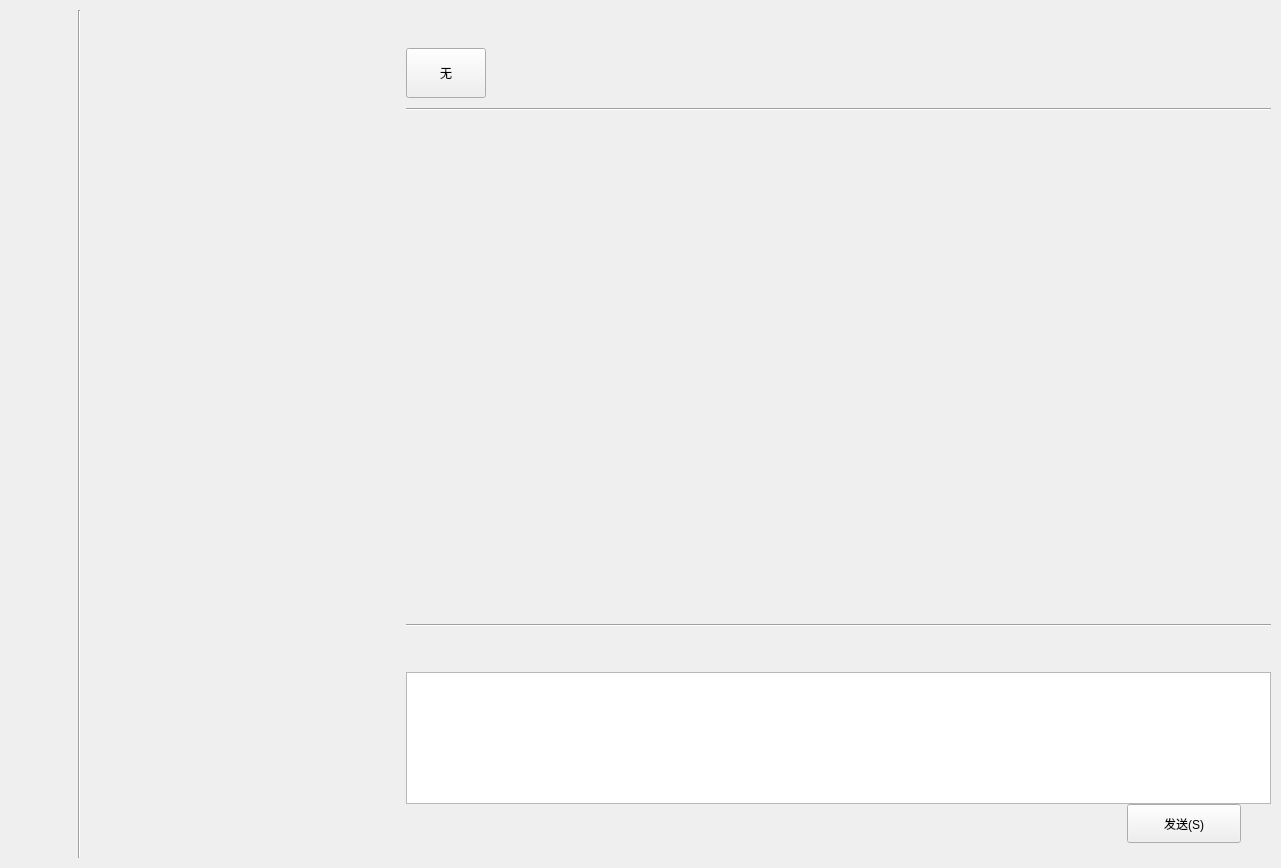
<?xml version="1.0" encoding="UTF-8"?>
<ui version="4.0">
 <class>IMChatWidget</class>
 <widget class="QWidget" name="IMChatWidget">
  <property name="geometry">
   <rect>
    <x>0</x>
    <y>0</y>
    <width>1281</width>
    <height>868</height>
   </rect>
  </property>
  <property name="minimumSize">
   <size>
    <width>932</width>
    <height>737</height>
   </size>
  </property>
  <property name="sizeIncrement">
   <size>
    <width>932</width>
    <height>0</height>
   </size>
  </property>
  <property name="windowTitle">
   <string>Form</string>
  </property>
  <layout class="QHBoxLayout" name="horizontalLayout_2">
   <property name="spacing">
    <number>10</number>
   </property>
   <property name="leftMargin">
    <number>10</number>
   </property>
   <property name="topMargin">
    <number>10</number>
   </property>
   <property name="rightMargin">
    <number>10</number>
   </property>
   <property name="bottomMargin">
    <number>10</number>
   </property>
   <item>
    <layout class="QHBoxLayout" name="horizontalLayout">
     <property name="spacing">
      <number>15</number>
     </property>
     <property name="leftMargin">
      <number>3</number>
     </property>
     <property name="topMargin">
      <number>0</number>
     </property>
     <property name="bottomMargin">
      <number>0</number>
     </property>
     <item>
      <widget class="IMLeftMenuWidget" name="widget_ToolBar" native="true">
       <property name="minimumSize">
        <size>
         <width>50</width>
         <height>0</height>
        </size>
       </property>
       <property name="maximumSize">
        <size>
         <width>50</width>
         <height>16777215</height>
        </size>
       </property>
       <property name="styleSheet">
        <string notr="true"/>
       </property>
      </widget>
     </item>
     <item>
      <widget class="Line" name="line">
       <property name="orientation">
        <enum>Qt::Vertical</enum>
       </property>
      </widget>
     </item>
     <item>
      <widget class="IMChatListWidget" name="widget_ChatListWidget" native="true">
       <property name="minimumSize">
        <size>
         <width>300</width>
         <height>0</height>
        </size>
       </property>
       <property name="maximumSize">
        <size>
         <width>300</width>
         <height>16777215</height>
        </size>
       </property>
      </widget>
     </item>
    </layout>
   </item>
   <item>
    <widget class="QWidget" name="widget" native="true">
     <layout class="QVBoxLayout" name="verticalLayout" stretch="1,1,6,12,0,0,1,0">
      <property name="spacing">
       <number>0</number>
      </property>
      <property name="leftMargin">
       <number>0</number>
      </property>
      <property name="topMargin">
       <number>0</number>
      </property>
      <property name="rightMargin">
       <number>0</number>
      </property>
      <property name="bottomMargin">
       <number>0</number>
      </property>
      <item>
       <widget class="QWidget" name="widget_titleBar" native="true">
        <property name="minimumSize">
         <size>
          <width>0</width>
          <height>38</height>
         </size>
        </property>
        <property name="maximumSize">
         <size>
          <width>16777215</width>
          <height>38</height>
         </size>
        </property>
        <property name="styleSheet">
         <string notr="true"/>
        </property>
       </widget>
      </item>
      <item>
       <layout class="QHBoxLayout" name="horizontalLayout_3">
        <property name="bottomMargin">
         <number>10</number>
        </property>
        <item>
         <widget class="QPushButton" name="pbt_userName">
          <property name="sizePolicy">
           <sizepolicy hsizetype="Minimum" vsizetype="Fixed">
            <horstretch>0</horstretch>
            <verstretch>50</verstretch>
           </sizepolicy>
          </property>
          <property name="minimumSize">
           <size>
            <width>0</width>
            <height>50</height>
           </size>
          </property>
          <property name="text">
           <string>无</string>
          </property>
         </widget>
        </item>
        <item>
         <spacer name="horizontalSpacer">
          <property name="orientation">
           <enum>Qt::Horizontal</enum>
          </property>
          <property name="sizeHint" stdset="0">
           <size>
            <width>40</width>
            <height>20</height>
           </size>
          </property>
         </spacer>
        </item>
       </layout>
      </item>
      <item>
       <widget class="Line" name="line_2">
        <property name="orientation">
         <enum>Qt::Horizontal</enum>
        </property>
       </widget>
      </item>
      <item>
       <widget class="QWidget" name="chatWidget" native="true">
        <property name="sizePolicy">
         <sizepolicy hsizetype="Expanding" vsizetype="Expanding">
          <horstretch>0</horstretch>
          <verstretch>0</verstretch>
         </sizepolicy>
        </property>
       </widget>
      </item>
      <item>
       <widget class="Line" name="line_3">
        <property name="orientation">
         <enum>Qt::Horizontal</enum>
        </property>
       </widget>
      </item>
      <item>
       <widget class="QWidget" name="chatWidget_toolBar" native="true">
        <property name="minimumSize">
         <size>
          <width>0</width>
          <height>45</height>
         </size>
        </property>
        <property name="maximumSize">
         <size>
          <width>16777215</width>
          <height>45</height>
         </size>
        </property>
       </widget>
      </item>
      <item>
       <widget class="QTextEdit" name="textEdit_send">
        <property name="minimumSize">
         <size>
          <width>0</width>
          <height>132</height>
         </size>
        </property>
        <property name="maximumSize">
         <size>
          <width>16777215</width>
          <height>132</height>
         </size>
        </property>
       </widget>
      </item>
      <item>
       <layout class="QHBoxLayout" name="horizontalLayout_4">
        <property name="rightMargin">
         <number>30</number>
        </property>
        <property name="bottomMargin">
         <number>15</number>
        </property>
        <item>
         <spacer name="horizontalSpacer_2">
          <property name="orientation">
           <enum>Qt::Horizontal</enum>
          </property>
          <property name="sizeHint" stdset="0">
           <size>
            <width>40</width>
            <height>20</height>
           </size>
          </property>
         </spacer>
        </item>
        <item>
         <widget class="QToolButton" name="toolButton_send">
          <property name="minimumSize">
           <size>
            <width>114</width>
            <height>39</height>
           </size>
          </property>
          <property name="text">
           <string>发送(S)</string>
          </property>
          <property name="shortcut">
           <string>Ctrl+Tab</string>
          </property>
         </widget>
        </item>
       </layout>
      </item>
     </layout>
    </widget>
   </item>
  </layout>
 </widget>
 <customwidgets>
  <customwidget>
   <class>IMChatListWidget</class>
   <extends>QWidget</extends>
   <header location="global">IMUICommon/IMWidget/imchatlistwidget.h</header>
   <container>1</container>
  </customwidget>
  <customwidget>
   <class>IMLeftMenuWidget</class>
   <extends>QWidget</extends>
   <header location="global">IMUICommon/IMWidget/imleftmenuwidget.h</header>
   <container>1</container>
  </customwidget>
 </customwidgets>
 <resources/>
 <connections/>
</ui>
